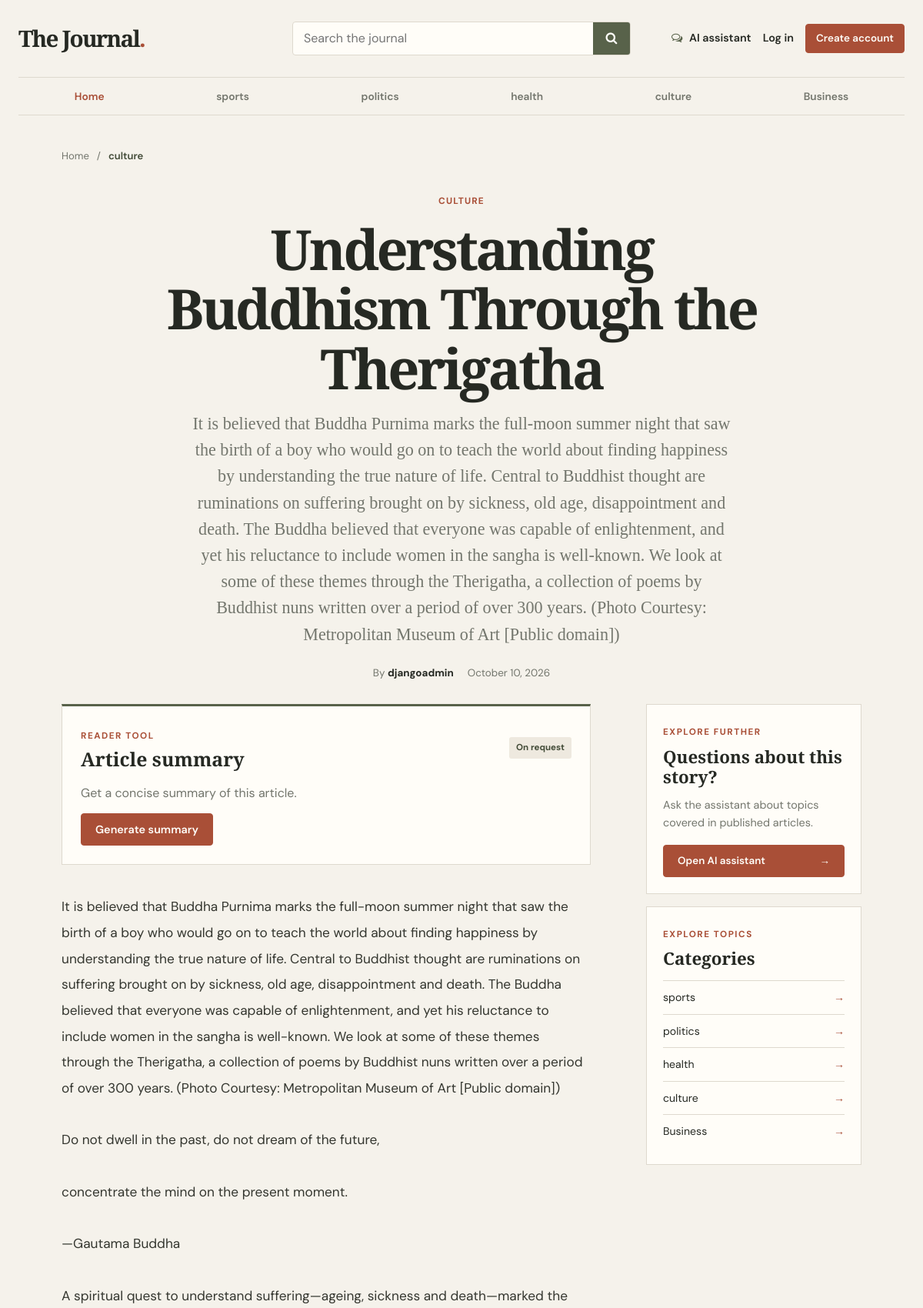
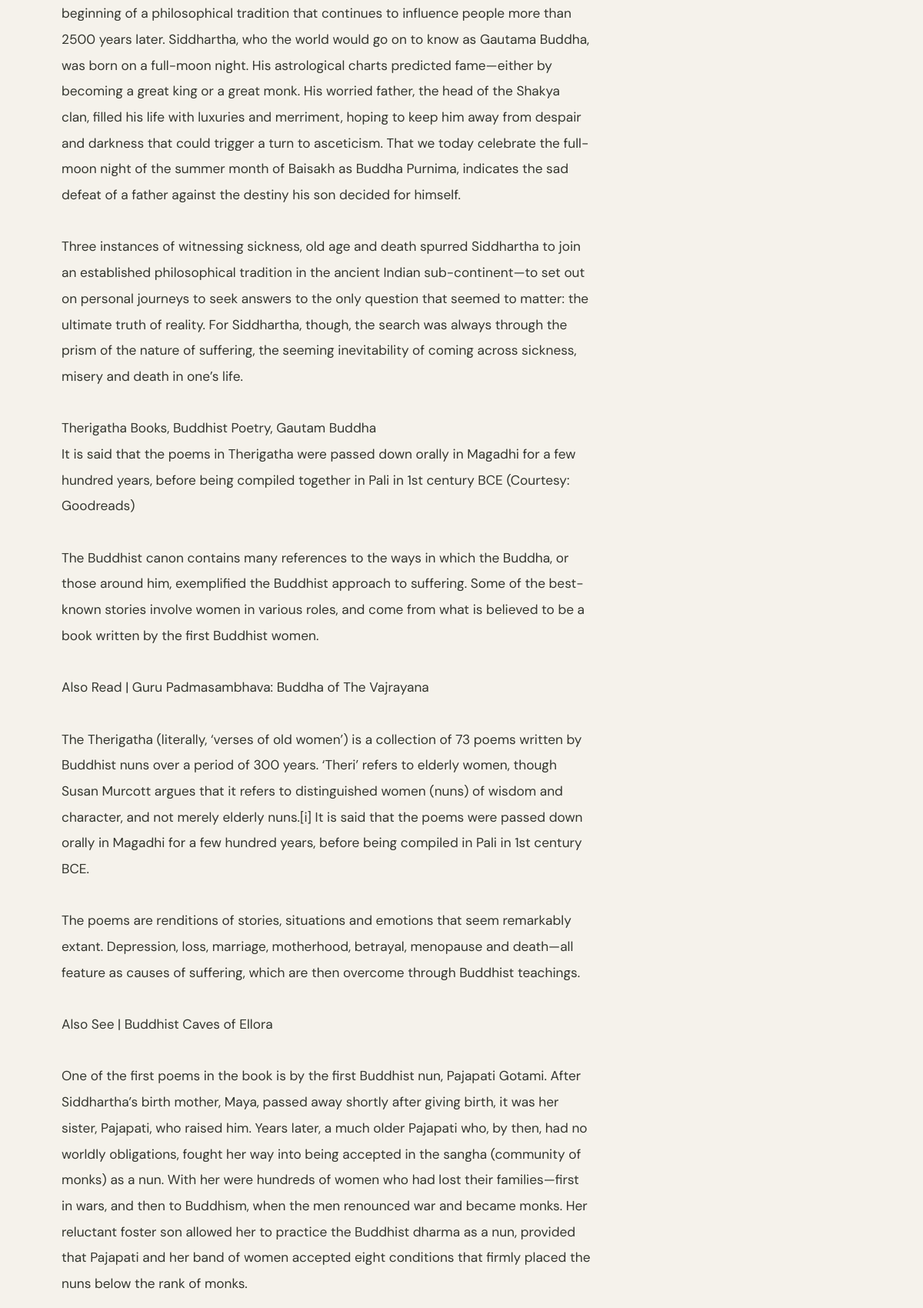
/blog/understanding-buddhism-through-the-therigatha-14 (upper part), run on the app's committed database (2 pictures, top to bottom).
### blog/models.py (models this page shows, shortened)
class category(models.Model):
    category_name = models.CharField(max_length=50 , unique=True)
    created_at = models.DateTimeField(auto_now_add=True)
    updated_at = models.DateTimeField(auto_now=True)
    class Meta:
        verbose_name_plural = "calegories"

class Blog(models.Model):
    title = models.CharField(max_length=255)
    slug = models.SlugField(max_length=255, unique=True, blank=True)
    category = models.ForeignKey(category, on_delete=models.CASCADE)
    author = models.ForeignKey(User, on_delete=models.CASCADE)
    featured_image = models.ImageField(upload_to='uploads/%Y/%m/%d', blank=True, null=True)
    short_description = models.TextField(max_length=1000)
    blog_body = models.TextField()
    status = models.CharField(max_length=20, choices=STATUS_CHOICES, default="Draft")
    is_featured = models.BooleanField(default=False)
    ai_summary = models.TextField(blank=True, default="")
    is_ai_generated = models.BooleanField(default=False)
    source_urls = models.TextField(blank=True, default="")
    generation_date = models.DateField(null=True, blank=True)
    created_at = models.DateTimeField(auto_now_add=True)
    updated_at = models.DateTimeField(auto_now=True)

### blog/views.py (the view, shortened to what this page needs)
# urls.py: path('blog/<slug:slug>', Blogview.blog, name='blog'),
def blog(request, slug):
    single_blog = get_object_or_404(Blog, slug=slug, status='Published')
    comments = Comment.objects.filter(blog=single_blog)
    comment_count = comments.count()
    context = {
        'single_blog': single_blog,
        'blog': single_blog,
        'comments': comments,
        'comment_count': comment_count,
    }
    return render(request, 'blog.html', context)

### blog/context_processors.py (called while the page is built)
def get_categories(request):
    categories = category.objects.all()
    return dict(categories=categories)

### templates/blog.html (shortened to what this page needs)
{% extends 'base.html' %}
{% block content %}
<main class="article-page">
    <nav class="article-breadcrumb" aria-label="Breadcrumb">
        <a href="{% url 'home' %}">Home</a>
        <span aria-hidden="true">/</span>
        <a href="{% url 'post_by_category' single_blog.category.id %}">{{ single_blog.category.category_name }}</a>
    </nav>
    <header class="article-header">
        <a class="category-label" href="{% url 'post_by_category' single_blog.category.id %}">{{ single_blog.category.category_name }}</a>
        <h1 class="article-title">{{ single_blog.title }}</h1>
        <p class="article-deck">{{ single_blog.short_description }}</p>
        <div class="article-byline">
            <span>By <strong>{{ single_blog.author }}</strong></span>
            <time datetime="{{ single_blog.created_at|date:'c' }}">{{ single_blog.created_at|date:"F j, Y" }}</time>
        </div>
    </header>
    <div class="article-layout">
        <article class="article-main">
            <section class="summary-panel" id="ai-summary-card" aria-labelledby="summary-title">
                <div class="summary-heading">
                    <div>
                        <span class="eyebrow">Reader tool</span>
                        <h2 id="summary-title">Article summary</h2>
                    </div>
                    <span class="summary-status">{% if single_blog.ai_summary %}Available{% else %}On request{% endif %}</span>
                </div>
                <div id="ai-summary-content">
                    {% if single_blog.ai_summary %}
                    <div class="ai-summary-text">{{ single_blog.ai_summary|linebreaksbr }}</div>
                    <form method="post" action="{% url 'summarize_blog' single_blog.pk %}" class="ai-summarize-form">
                        {% csrf_token %}
                        <input type="hidden" name="refresh" value="true">
                        <button type="submit" class="button button-outline">Refresh summary</button>
                    </form>
                    {% else %}
                    <p class="summary-description">Get a concise summary of this article.</p>
                    <form method="post" action="{% url 'summarize_blog' single_blog.pk %}" class="ai-summarize-form">
                        <button type="submit" class="button" id="summarize-btn">Generate summary</button>
                    </form>
                    {% endif %}
                </div>
            </section>
            <div class="article-body">{{ single_blog.blog_body }}</div>
        </article>
        <aside class="article-aside">
            <section class="aside-card assistant-card">
                <span class="eyebrow">Explore further</span>
                <h2>Questions about this story?</h2>
                <p>Ask the assistant about topics covered in published articles.</p>
                <a class="button" href="{% url 'ai_chat' %}">Open AI assistant <span aria-hidden="true">&rarr;</span></a>
            </section>
            {% if categories %}
            <nav class="aside-card category-card" aria-label="Browse categories">
                <span class="eyebrow">Explore topics</span>
                <h2>Categories</h2>
                <ul>
                    {% for cat in categories %}
                    <li><a href="{% url 'post_by_category' cat.id %}">{{ cat.category_name }} <span aria-hidden="true">&rarr;</span></a></li>
                    {% endfor %}
                </ul>
            </nav>
            {% endif %}
        </aside>
    </div>
</main>
{% endblock %}

### templates/base.html (shortened to what this page needs)
{% load static %}
<!DOCTYPE html>
<html lang="en">
<head>
    <link href="https://getbootstrap.com/docs/4.0/dist/css/bootstrap.min.css" rel="stylesheet">
    <link href="{% static 'css/blog.css' %}" rel="stylesheet">
    <link rel="stylesheet" href="https://cdnjs.cloudflare.com/ajax/libs/font-awesome/4.7.0/css/font-awesome.min.css">
</head>
<body>
    <div class="site-shell">
      <header class="site-header">
        <div class="header-main">
          <a class="blog-header-logo" href="{% url 'home' %}" aria-label="The Journal home">The Journal<span>.</span></a>
          <form class="site-search" action="{% url 'search' %}" method="GET" role="search">
            <input id="site-search-input" type="search" name="keyword" value="{{ keyword|default:'' }}" placeholder="Search the journal">
            <button type="submit" aria-label="Search"><i class="fa fa-search" aria-hidden="true"></i></button>
          </form>
          <nav class="header-actions" aria-label="Account and tools">
            <a class="header-tool" href="{% url 'ai_chat' %}"><i class="fa fa-comments-o" aria-hidden="true"></i> AI assistant</a>
            {% if not user.is_authenticated %}
            <a class="header-account" href="{% url 'login' %}">Log in</a>
            <a class="button button-small" href="{% url 'register' %}">Create account</a>
            {% else %}
            <a class="header-account" href="{% url 'dashboard' %}">Dashboard</a>
            <a class="header-account" href="{% url 'logout' %}">Log out</a>
            {% endif %}
          </nav>
        </div>
        <div class="category-bar">
          <nav class="category-nav" aria-label="Categories">
            <a href="{% url 'home' %}">Home</a>
            {% for i in categories %}
            <a href="{% url 'post_by_category' i.id %}">{{ i.category_name }}</a>
            {% endfor %}
          </nav>
        </div>
      </header>
      {% block content %}{% endblock %}
    </div>
</body>
</html>

### data on the page
category: category_name "sports"
category: category_name "politics"
category: category_name "health"
category: category_name "culture"
category: category_name "Business"
Blog: category.category_name "culture", category.category_name "CULTURE", title "Understanding Buddhism Through the Therigatha", short_description "It is believed that Buddha Purnima marks the full-moon summer night that saw the birth of a boy who would go on to teach the world about finding happiness by understanding the true nature of life. Central to Buddhist thought are ruminations on suffering brought on by sickness, old age, disappointment and death. The Buddha believed that everyone was capable of enlightenment, and yet his reluctance to include women in the sangha is well-known. We look at some of these themes through the Therigatha, a collection of poems by Buddhist nuns written over a period of over 300 years. (Photo Courtesy: Metropolitan Museum of Art [Public domain])", author "djangoadmin", created_at "October 10, 2026"
